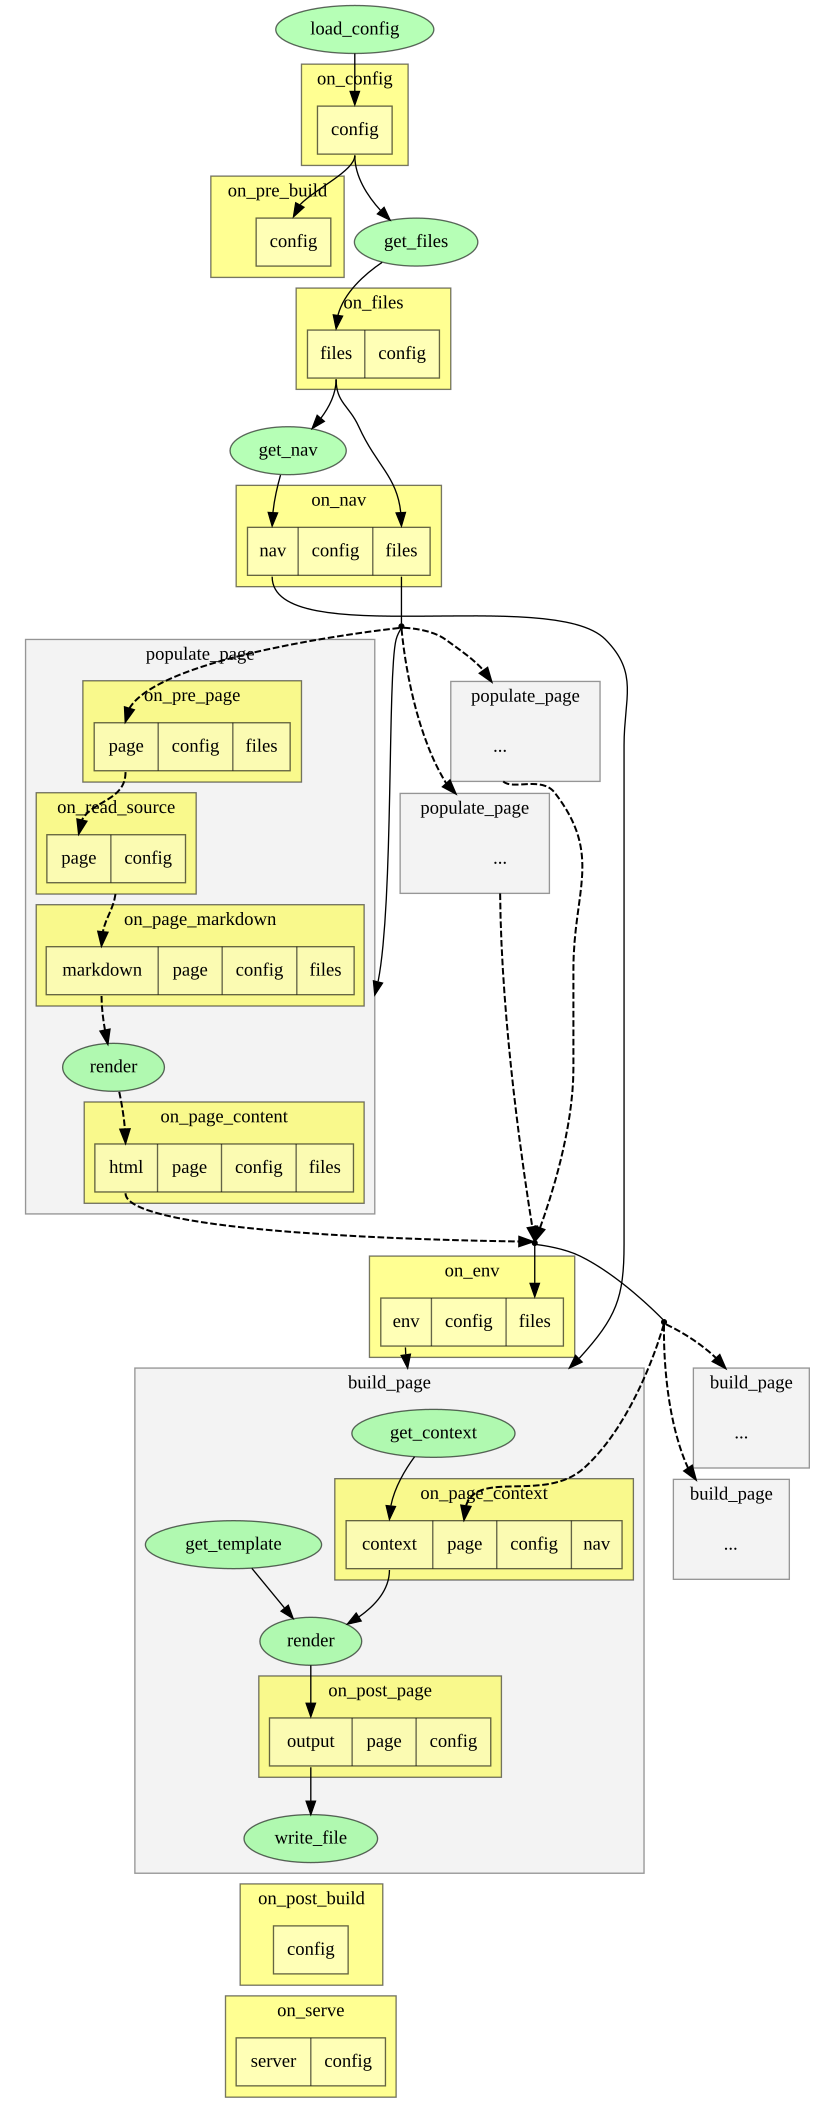

The Python source for this figure:
# Run this to re-generate 'plugin-events.svg'.
# Requires `pip install graphviz`.

import contextlib
import pathlib
import re

from graphviz import Digraph


g = Digraph("MkDocs", format="svg")
g.attr(compound="true", bgcolor="transparent")
g.graph_attr.update(fontname="inherit", tooltip=" ")
g.node_attr.update(fontname="inherit", tooltip=" ", style="filled")
g.edge_attr.update(fontname="inherit", tooltip=" ")


def strip_suffix(name):
    return re.sub(r"_.$", "", name)


subgraph_to_first_node = {}
subgraph_to_last_node = {}


def node(g, name, **kwargs):
    if "_point" in name:
        kwargs.setdefault("shape", "point")
    else:
        kwargs.setdefault("fillcolor", "#77ff7788")
        kwargs.setdefault("color", "#00000099")
    kwargs.setdefault("label", strip_suffix(name))

    g.node(name, **kwargs)

    subgraph_to_first_node.setdefault(g.name, name)
    subgraph_to_last_node[g.name] = name


def edge(g, a, b, dashed=False, **kwargs):
    if kwargs.get("style") == "dashed":
        kwargs.setdefault("penwidth", "1.5")

    if a in subgraph_to_last_node:
        kwargs.setdefault("ltail", a)
        a = subgraph_to_last_node[a]
    if b in subgraph_to_first_node:
        kwargs.setdefault("lhead", b)
        b = subgraph_to_first_node[b]

    if a.startswith(("on_", "placeholder_")):
        a += ":s"
    else:
        node(g, a.split(":")[0])
    if b.startswith(("on_", "placeholder_")):
        b += ":n"
    else:
        node(g, b.split(":")[0])

    g.edge(a, b, **kwargs)


def ensure_order(a, b):
    edge(g, a, b, style="invis")


@contextlib.contextmanager
def cluster(g, name, **kwargs):
    assert name.startswith("cluster_")
    kwargs.setdefault("label", strip_suffix(name)[len("cluster_") :])
    kwargs.setdefault("bgcolor", "#dddddd55")
    kwargs.setdefault("pencolor", "#00000066")
    with g.subgraph(name=name) as c:
        c.attr(**kwargs)
        yield c


def event(g, name, parameters):
    with cluster(
        g, f"cluster_{name}", href=f"#{name}", bgcolor="#ffff3388", pencolor="#00000088"
    ) as c:
        label = "|".join(f"<{p}>{p}" for p in parameters.split())
        node(c, name, shape="record", label=label, fillcolor="#ffffff55")


def placeholder_cluster(g, name):
    with cluster(g, name) as c:
        node(c, f"placeholder_{name}", label="...", fillcolor="transparent", color="transparent")


event(g, "on_config", "config")
event(g, "on_pre_build", "config")
event(g, "on_files", "files config")
event(g, "on_nav", "nav config files")

edge(g, "load_config", "on_config:config")
edge(g, "on_config:config", "on_pre_build:config")
edge(g, "on_config:config", "get_files")
edge(g, "get_files", "on_files:files")
edge(g, "on_files:files", "get_nav")
edge(g, "get_nav", "on_nav:nav")
edge(g, "on_files:files", "on_nav:files")

with cluster(g, "cluster_populate_page") as c:
    event(c, "on_pre_page", "page config files")
    event(c, "on_read_source", "page config")
    event(c, "on_page_markdown", "markdown page config files")
    event(c, "on_page_content", "html page config files")

    edge(c, "on_pre_page:page", "on_read_source:page", style="dashed")
    edge(c, "cluster_on_read_source", "on_page_markdown:markdown", style="dashed")
    edge(c, "on_page_markdown:markdown", "render_p", style="dashed")
    edge(c, "render_p", "on_page_content:html", style="dashed")

edge(g, "on_nav:files", "pages_point_a", arrowhead="none")
edge(g, "pages_point_a", "on_pre_page:page", style="dashed")
edge(g, "pages_point_a", "cluster_populate_page")

for i in 2, 3:
    placeholder_cluster(g, f"cluster_populate_page_{i}")
    edge(g, "pages_point_a", f"cluster_populate_page_{i}", style="dashed")
    edge(g, f"cluster_populate_page_{i}", "pages_point_b", style="dashed")


event(g, "on_env", "env config files")

edge(g, "on_page_content:html", "pages_point_b", style="dashed")
edge(g, "pages_point_b", "on_env:files")


edge(g, "pages_point_b", "pages_point_c", arrowhead="none")
edge(g, "pages_point_c", "on_page_context:page", style="dashed")

with cluster(g, "cluster_build_page") as c:
    event(c, "on_page_context", "context page config nav")
    event(c, "on_post_page", "output page config")

    edge(c, "get_context", "on_page_context:context")
    edge(c, "on_page_context:context", "render")
    edge(c, "get_template", "render")
    edge(c, "render", "on_post_page:output")
    edge(c, "on_post_page:output", "write_file")


edge(g, "on_nav:nav", "cluster_build_page")
edge(g, "on_env:env", "cluster_build_page")

for i in 2, 3:
    placeholder_cluster(g, f"cluster_build_page_{i}")
    edge(g, "pages_point_c", f"cluster_build_page_{i}", style="dashed")


event(g, "on_post_build", "config")
event(g, "on_serve", "server config")


ensure_order("on_pre_build", "on_files")
ensure_order("on_nav", "cluster_populate_page")
ensure_order("cluster_populate_page_2", "cluster_populate_page_3")
ensure_order("on_page_content", "on_env")
ensure_order("pages_point_c", "cluster_build_page")
ensure_order("cluster_build_page_2", "cluster_build_page_3")
ensure_order("cluster_build_page", "on_post_build")
ensure_order("on_post_build", "on_serve")


data = g.pipe()
data = data[data.index(b"<svg ") :]
pathlib.Path(__file__).with_suffix(".svg").write_bytes(data)
